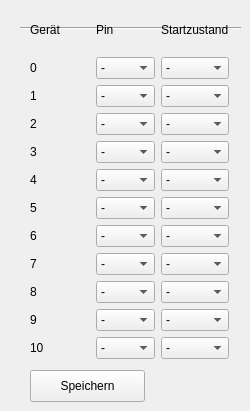
    <widget class="QWidget" name="Geraete">
     <attribute name="title">
      <string>Geräte</string>
     </attribute>
     <widget class="QPushButton" name="GerSave">
      <property name="geometry">
       <rect>
        <x>30</x>
        <y>370</y>
        <width>115</width>
        <height>32</height>
       </rect>
      </property>
      <property name="text">
       <string>Speichern</string>
      </property>
     </widget>
     <widget class="Line" name="line">
      <property name="geometry">
       <rect>
        <x>20</x>
        <y>20</y>
        <width>221</width>
        <height>16</height>
       </rect>
      </property>
      <property name="orientation">
       <enum>Qt::Horizontal</enum>
      </property>
     </widget>
     <widget class="QWidget" name="layoutWidget">
      <property name="geometry">
       <rect>
        <x>30</x>
        <y>9</y>
        <width>199</width>
        <height>350</height>
       </rect>
      </property>
      <layout class="QGridLayout" name="gridLayout_5">
       <item row="0" column="0">
        <widget class="QLabel" name="label_3">
         <property name="text">
          <string>Gerät</string>
         </property>
        </widget>
       </item>
       <item row="0" column="1">
        <widget class="QLabel" name="label_4">
         <property name="text">
          <string>Pin</string>
         </property>
        </widget>
       </item>
       <item row="0" column="2">
        <widget class="QLabel" name="label_5">
         <property name="text">
          <string>Startzustand</string>
         </property>
        </widget>
       </item>
       <item row="1" column="0">
        <widget class="QLabel" name="label_6">
         <property name="text">
          <string>0</string>
         </property>
        </widget>
       </item>
       <item row="1" column="1">
        <widget class="QComboBox" name="gerPin_0">
         <item>
          <property name="text">
           <string>-</string>
          </property>
         </item>
         <item>
          <property name="text">
           <string>0</string>
          </property>
         </item>
         <item>
          <property name="text">
           <string>1</string>
          </property>
         </item>
         <item>
          <property name="text">
           <string>2</string>
          </property>
         </item>
         <item>
          <property name="text">
           <string>3</string>
          </property>
         </item>
         <item>
          <property name="text">
           <string>4</string>
          </property>
         </item>
         <item>
          <property name="text">
           <string>5</string>
          </property>
         </item>
         <item>
          <property name="text">
           <string>6</string>
          </property>
         </item>
         <item>
          <property name="text">
           <string>7</string>
          </property>
         </item>
         <item>
          <property name="text">
           <string>8</string>
          </property>
         </item>
         <item>
          <property name="text">
           <string>9</string>
          </property>
         </item>
         <item>
          <property name="text">
           <string>10</string>
          </property>
         </item>
         <item>
          <property name="text">
           <string>11</string>
          </property>
         </item>
         <item>
          <property name="text">
           <string>13</string>
          </property>
         </item>
        </widget>
       </item>
       <item row="1" column="2">
        <widget class="QComboBox" name="gerStart_0">
         <item>
          <property name="text">
           <string comment="-1">-</string>
          </property>
         </item>
         <item>
          <property name="text">
           <string comment="1">an</string>
          </property>
         </item>
         <item>
          <property name="text">
           <string comment="0">aus</string>
          </property>
         </item>
        </widget>
       </item>
       <item row="2" column="0">
        <widget class="QLabel" name="label_7">
         <property name="text">
          <string>1</string>
         </property>
        </widget>
       </item>
       <item row="2" column="1">
        <widget class="QComboBox" name="gerPin_1">
         <item>
          <property name="text">
           <string>-</string>
          </property>
         </item>
         <item>
          <property name="text">
           <string>0</string>
          </property>
         </item>
         <item>
          <property name="text">
           <string>1</string>
          </property>
         </item>
         <item>
          <property name="text">
           <string>2</string>
          </property>
         </item>
         <item>
          <property name="text">
           <string>3</string>
          </property>
         </item>
         <item>
          <property name="text">
           <string>4</string>
          </property>
         </item>
         <item>
          <property name="text">
           <string>5</string>
          </property>
         </item>
         <item>
          <property name="text">
           <string>6</string>
          </property>
         </item>
         <item>
          <property name="text">
           <string>7</string>
          </property>
         </item>
         <item>
          <property name="text">
           <string>8</string>
          </property>
         </item>
         <item>
          <property name="text">
           <string>9</string>
          </property>
         </item>
         <item>
          <property name="text">
           <string>10</string>
          </property>
         </item>
         <item>
          <property name="text">
           <string>11</string>
          </property>
         </item>
         <item>
          <property name="text">
           <string>13</string>
          </property>
         </item>
        </widget>
       </item>
       <item row="2" column="2">
        <widget class="QComboBox" name="gerStart_1">
         <item>
          <property name="text">
           <string comment="-1">-</string>
          </property>
         </item>
         <item>
          <property name="text">
           <string comment="1">an</string>
          </property>
         </item>
         <item>
          <property name="text">
           <string comment="0">aus</string>
          </property>
         </item>
        </widget>
       </item>
       <item row="3" column="0">
        <widget class="QLabel" name="label_8">
         <property name="text">
          <string>2</string>
         </property>
        </widget>
       </item>
       <item row="3" column="1">
        <widget class="QComboBox" name="gerPin_2">
         <item>
          <property name="text">
           <string>-</string>
          </property>
         </item>
         <item>
          <property name="text">
           <string>0</string>
          </property>
         </item>
         <item>
          <property name="text">
           <string>1</string>
          </property>
         </item>
         <item>
          <property name="text">
           <string>2</string>
          </property>
         </item>
         <item>
          <property name="text">
           <string>3</string>
          </property>
         </item>
         <item>
          <property name="text">
           <string>4</string>
          </property>
         </item>
         <item>
          <property name="text">
           <string>5</string>
          </property>
         </item>
         <item>
          <property name="text">
           <string>6</string>
          </property>
         </item>
         <item>
          <property name="text">
           <string>7</string>
          </property>
         </item>
         <item>
          <property name="text">
           <string>8</string>
          </property>
         </item>
         <item>
          <property name="text">
           <string>9</string>
          </property>
         </item>
         <item>
          <property name="text">
           <string>10</string>
          </property>
         </item>
         <item>
          <property name="text">
           <string>11</string>
          </property>
         </item>
         <item>
          <property name="text">
           <string>13</string>
          </property>
         </item>
        </widget>
       </item>
       <item row="3" column="2">
        <widget class="QComboBox" name="gerStart_2">
         <item>
          <property name="text">
           <string comment="-1">-</string>
          </property>
         </item>
         <item>
          <property name="text">
           <string comment="1">an</string>
          </property>
         </item>
         <item>
          <property name="text">
           <string comment="0">aus</string>
          </property>
         </item>
        </widget>
       </item>
       <item row="4" column="0">
        <widget class="QLabel" name="label_9">
         <property name="text">
          <string>3</string>
         </property>
        </widget>
       </item>
       <item row="4" column="1">
        <widget class="QComboBox" name="gerPin_3">
         <item>
          <property name="text">
           <string>-</string>
          </property>
         </item>
         <item>
          <property name="text">
           <string>0</string>
          </property>
         </item>
         <item>
          <property name="text">
           <string>1</string>
          </property>
         </item>
         <item>
          <property name="text">
           <string>2</string>
          </property>
         </item>
         <item>
          <property name="text">
           <string>3</string>
          </property>
         </item>
         <item>
          <property name="text">
           <string>4</string>
          </property>
         </item>
         <item>
          <property name="text">
           <string>5</string>
          </property>
         </item>
         <item>
          <property name="text">
           <string>6</string>
          </property>
         </item>
         <item>
          <property name="text">
           <string>7</string>
          </property>
         </item>
         <item>
          <property name="text">
           <string>8</string>
          </property>
         </item>
         <item>
          <property name="text">
           <string>9</string>
          </property>
         </item>
         <item>
          <property name="text">
           <string>10</string>
          </property>
         </item>
         <item>
          <property name="text">
           <string>11</string>
          </property>
         </item>
         <item>
          <property name="text">
           <string>13</string>
          </property>
         </item>
        </widget>
       </item>
       <item row="4" column="2">
        <widget class="QComboBox" name="gerStart_3">
         <item>
          <property name="text">
           <string comment="-1">-</string>
          </property>
         </item>
         <item>
          <property name="text">
           <string comment="1">an</string>
          </property>
         </item>
         <item>
          <property name="text">
           <string comment="0">aus</string>
          </property>
         </item>
        </widget>
       </item>
       <item row="5" column="0">
        <widget class="QLabel" name="label_10">
         <property name="text">
          <string>4</string>
         </property>
        </widget>
       </item>
       <item row="5" column="1">
        <widget class="QComboBox" name="gerPin_4">
         <item>
          <property name="text">
           <string>-</string>
          </property>
         </item>
         <item>
          <property name="text">
           <string>0</string>
          </property>
         </item>
         <item>
          <property name="text">
           <string>1</string>
          </property>
         </item>
         <item>
          <property name="text">
           <string>2</string>
          </property>
         </item>
         <item>
          <property name="text">
           <string>3</string>
          </property>
         </item>
         <item>
          <property name="text">
           <string>4</string>
          </property>
         </item>
         <item>
          <property name="text">
           <string>5</string>
          </property>
         </item>
         <item>
          <property name="text">
           <string>6</string>
          </property>
         </item>
         <item>
          <property name="text">
           <string>7</string>
          </property>
         </item>
         <item>
          <property name="text">
           <string>8</string>
          </property>
         </item>
         <item>
          <property name="text">
           <string>9</string>
          </property>
         </item>
         <item>
          <property name="text">
           <string>10</string>
          </property>
         </item>
         <item>
          <property name="text">
           <string>11</string>
          </property>
         </item>
         <item>
          <property name="text">
           <string>13</string>
          </property>
         </item>
        </widget>
       </item>
       <item row="5" column="2">
        <widget class="QComboBox" name="gerStart_4">
         <item>
          <property name="text">
           <string comment="-1">-</string>
          </property>
         </item>
         <item>
          <property name="text">
           <string comment="1">an</string>
          </property>
         </item>
         <item>
          <property name="text">
           <string comment="0">aus</string>
          </property>
         </item>
        </widget>
       </item>
       <item row="6" column="0">
        <widget class="QLabel" name="label_11">
         <property name="text">
          <string>5</string>
         </property>
        </widget>
       </item>
       <item row="6" column="1">
        <widget class="QComboBox" name="gerPin_5">
         <item>
          <property name="text">
           <string>-</string>
          </property>
         </item>
         <item>
          <property name="text">
           <string>0</string>
          </property>
         </item>
         <item>
          <property name="text">
           <string>1</string>
          </property>
         </item>
         <item>
          <property name="text">
           <string>2</string>
          </property>
         </item>
         <item>
          <property name="text">
           <string>3</string>
          </property>
         </item>
         <item>
          <property name="text">
           <string>4</string>
          </property>
         </item>
         <item>
          <property name="text">
           <string>5</string>
          </property>
         </item>
         <item>
          <property name="text">
           <string>6</string>
          </property>
         </item>
         <item>
          <property name="text">
           <string>7</string>
          </property>
         </item>
         <item>
          <property name="text">
           <string>8</string>
          </property>
         </item>
         <item>
          <property name="text">
           <string>9</string>
          </property>
         </item>
         <item>
          <property name="text">
           <string>10</string>
          </property>
         </item>
         <item>
          <property name="text">
           <string>11</string>
          </property>
         </item>
         <item>
          <property name="text">
           <string>13</string>
          </property>
         </item>
        </widget>
       </item>
       <item row="6" column="2">
        <widget class="QComboBox" name="gerStart_5">
         <item>
          <property name="text">
           <string comment="-1">-</string>
          </property>
         </item>
         <item>
          <property name="text">
           <string comment="1">an</string>
          </property>
         </item>
         <item>
          <property name="text">
           <string comment="0">aus</string>
          </property>
         </item>
        </widget>
       </item>
       <item row="7" column="0">
        <widget class="QLabel" name="label_12">
         <property name="text">
          <string>6</string>
         </property>
        </widget>
       </item>
       <item row="7" column="1">
        <widget class="QComboBox" name="gerPin_6">
         <item>
          <property name="text">
           <string>-</string>
          </property>
         </item>
         <item>
          <property name="text">
           <string>0</string>
          </property>
         </item>
         <item>
          <property name="text">
           <string>1</string>
          </property>
         </item>
         <item>
          <property name="text">
           <string>2</string>
          </property>
         </item>
         <item>
          <property name="text">
           <string>3</string>
          </property>
         </item>
         <item>
          <property name="text">
           <string>4</string>
          </property>
         </item>
         <item>
          <property name="text">
           <string>5</string>
          </property>
         </item>
         <item>
          <property name="text">
           <string>6</string>
          </property>
         </item>
         <item>
          <property name="text">
           <string>7</string>
          </property>
         </item>
         <item>
          <property name="text">
           <string>8</string>
          </property>
         </item>
         <item>
          <property name="text">
           <string>9</string>
          </property>
         </item>
         <item>
          <property name="text">
           <string>10</string>
          </property>
         </item>
         <item>
          <property name="text">
           <string>11</string>
          </property>
         </item>
         <item>
          <property name="text">
           <string>13</string>
          </property>
         </item>
        </widget>
       </item>
       <item row="7" column="2">
        <widget class="QComboBox" name="gerStart_6">
         <item>
          <property name="text">
           <string comment="-1">-</string>
          </property>
         </item>
         <item>
          <property name="text">
           <string comment="1">an</string>
          </property>
         </item>
         <item>
          <property name="text">
           <string comment="0">aus</string>
          </property>
         </item>
        </widget>
       </item>
       <item row="8" column="0">
        <widget class="QLabel" name="label_13">
         <property name="text">
          <string>7</string>
         </property>
        </widget>
       </item>
       <item row="8" column="1">
        <widget class="QComboBox" name="gerPin_7">
         <item>
          <property name="text">
           <string>-</string>
          </property>
         </item>
         <item>
          <property name="text">
           <string>0</string>
          </property>
         </item>
         <item>
          <property name="text">
           <string>1</string>
          </property>
         </item>
         <item>
          <property name="text">
           <string>2</string>
          </property>
         </item>
         <item>
          <property name="text">
           <string>3</string>
          </property>
         </item>
         <item>
          <property name="text">
           <string>4</string>
          </property>
         </item>
         <item>
          <property name="text">
           <string>5</string>
          </property>
         </item>
         <item>
          <property name="text">
           <string>6</string>
          </property>
         </item>
         <item>
          <property name="text">
           <string>7</string>
          </property>
         </item>
         <item>
          <property name="text">
           <string>8</string>
          </property>
         </item>
         <item>
          <property name="text">
           <string>9</string>
          </property>
         </item>
         <item>
          <property name="text">
           <string>10</string>
          </property>
         </item>
         <item>
          <property name="text">
           <string>11</string>
          </property>
         </item>
         <item>
          <property name="text">
           <string>13</string>
          </property>
         </item>
        </widget>
       </item>
       <item row="8" column="2">
        <widget class="QComboBox" name="gerStart_7">
         <item>
          <property name="text">
           <string comment="-1">-</string>
          </property>
         </item>
         <item>
          <property name="text">
           <string comment="1">an</string>
          </property>
         </item>
         <item>
          <property name="text">
           <string comment="0">aus</string>
          </property>
         </item>
        </widget>
       </item>
       <item row="9" column="0">
        <widget class="QLabel" name="label_16">
         <property name="text">
          <string>8</string>
         </property>
        </widget>
       </item>
       <item row="9" column="1">
        <widget class="QComboBox" name="gerPin_8">
         <item>
          <property name="text">
           <string>-</string>
          </property>
         </item>
         <item>
          <property name="text">
           <string>0</string>
          </property>
         </item>
         <item>
          <property name="text">
           <string>1</string>
          </property>
         </item>
         <item>
          <property name="text">
           <string>2</string>
          </property>
         </item>
         <item>
          <property name="text">
           <string>3</string>
          </property>
         </item>
         <item>
          <property name="text">
           <string>4</string>
          </property>
         </item>
         <item>
          <property name="text">
           <string>5</string>
          </property>
         </item>
         <item>
          <property name="text">
           <string>6</string>
          </property>
         </item>
         <item>
          <property name="text">
           <string>7</string>
          </property>
         </item>
         <item>
          <property name="text">
           <string>8</string>
          </property>
         </item>
         <item>
          <property name="text">
           <string>9</string>
          </property>
         </item>
         <item>
          <property name="text">
           <string>10</string>
          </property>
         </item>
         <item>
          <property name="text">
           <string>11</string>
          </property>
         </item>
         <item>
          <property name="text">
           <string>13</string>
          </property>
         </item>
        </widget>
       </item>
       <item row="9" column="2">
        <widget class="QComboBox" name="gerStart_8">
         <item>
          <property name="text">
           <string comment="-1">-</string>
          </property>
         </item>
         <item>
          <property name="text">
           <string comment="1">an</string>
          </property>
         </item>
         <item>
          <property name="text">
           <string comment="0">aus</string>
          </property>
         </item>
        </widget>
       </item>
       <item row="10" column="0">
        <widget class="QLabel" name="label_17">
         <property name="text">
          <string>9</string>
         </property>
        </widget>
       </item>
       <item row="10" column="1">
        <widget class="QComboBox" name="gerPin_9">
         <item>
          <property name="text">
           <string>-</string>
          </property>
         </item>
         <item>
          <property name="text">
           <string>0</string>
          </property>
         </item>
         <item>
          <property name="text">
           <string>1</string>
          </property>
         </item>
         <item>
          <property name="text">
           <string>2</string>
          </property>
         </item>
         <item>
          <property name="text">
           <string>3</string>
          </property>
         </item>
         <item>
          <property name="text">
           <string>4</string>
          </property>
         </item>
         <item>
          <property name="text">
           <string>5</string>
          </property>
         </item>
         <item>
          <property name="text">
           <string>6</string>
          </property>
         </item>
         <item>
          <property name="text">
           <string>7</string>
          </property>
         </item>
         <item>
          <property name="text">
           <string>8</string>
          </property>
         </item>
         <item>
          <property name="text">
           <string>9</string>
          </property>
         </item>
         <item>
          <property name="text">
           <string>10</string>
          </property>
         </item>
         <item>
          <property name="text">
           <string>11</string>
          </property>
         </item>
         <item>
          <property name="text">
           <string>13</string>
          </property>
         </item>
        </widget>
       </item>
       <item row="10" column="2">
        <widget class="QComboBox" name="gerStart_9">
         <item>
          <property name="text">
           <string comment="-1">-</string>
          </property>
         </item>
         <item>
          <property name="text">
           <string comment="1">an</string>
          </property>
         </item>
         <item>
          <property name="text">
           <string comment="0">aus</string>
          </property>
         </item>
        </widget>
       </item>
       <item row="11" column="0">
        <widget class="QLabel" name="label_18">
         <property name="text">
          <string>10</string>
         </property>
        </widget>
       </item>
       <item row="11" column="1">
        <widget class="QComboBox" name="gerPin_10">
         <item>
          <property name="text">
           <string>-</string>
          </property>
         </item>
         <item>
          <property name="text">
           <string>0</string>
          </property>
         </item>
         <item>
          <property name="text">
           <string>1</string>
          </property>
         </item>
         <item>
          <property name="text">
           <string>2</string>
          </property>
         </item>
         <item>
          <property name="text">
           <string>3</string>
          </property>
         </item>
         <item>
          <property name="text">
           <string>4</string>
          </property>
         </item>
         <item>
          <property name="text">
           <string>5</string>
          </property>
         </item>
         <item>
          <property name="text">
           <string>6</string>
          </property>
         </item>
         <item>
          <property name="text">
           <string>7</string>
          </property>
         </item>
         <item>
          <property name="text">
           <string>8</string>
          </property>
         </item>
         <item>
          <property name="text">
           <string>9</string>
          </property>
         </item>
         <item>
          <property name="text">
           <string>10</string>
          </property>
         </item>
         <item>
          <property name="text">
           <string>11</string>
          </property>
         </item>
         <item>
          <property name="text">
           <string>13</string>
          </property>
         </item>
        </widget>
       </item>
       <item row="11" column="2">
        <widget class="QComboBox" name="gerStart_10">
         <item>
          <property name="text">
           <string comment="-1">-</string>
          </property>
         </item>
         <item>
          <property name="text">
           <string comment="1">an</string>
          </property>
         </item>
         <item>
          <property name="text">
           <string comment="0">aus</string>
          </property>
         </item>
        </widget>
       </item>
      </layout>
     </widget>
    </widget>
